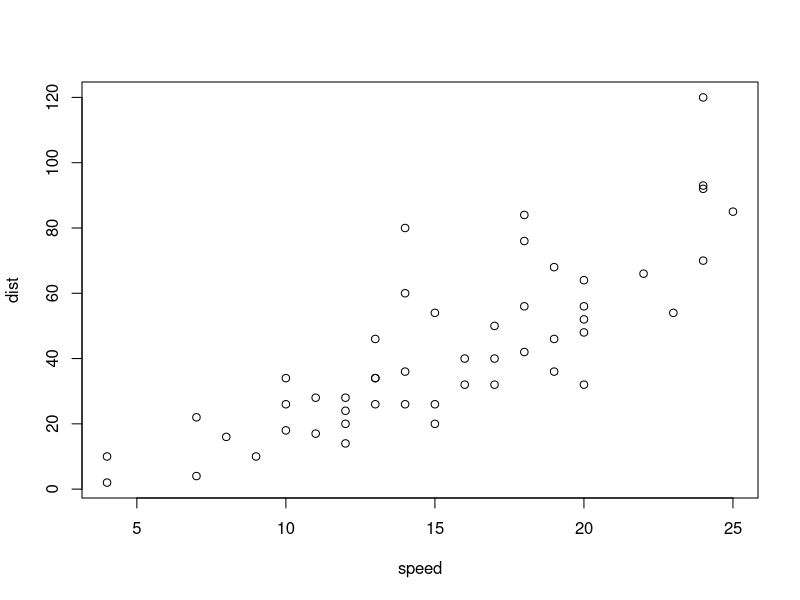
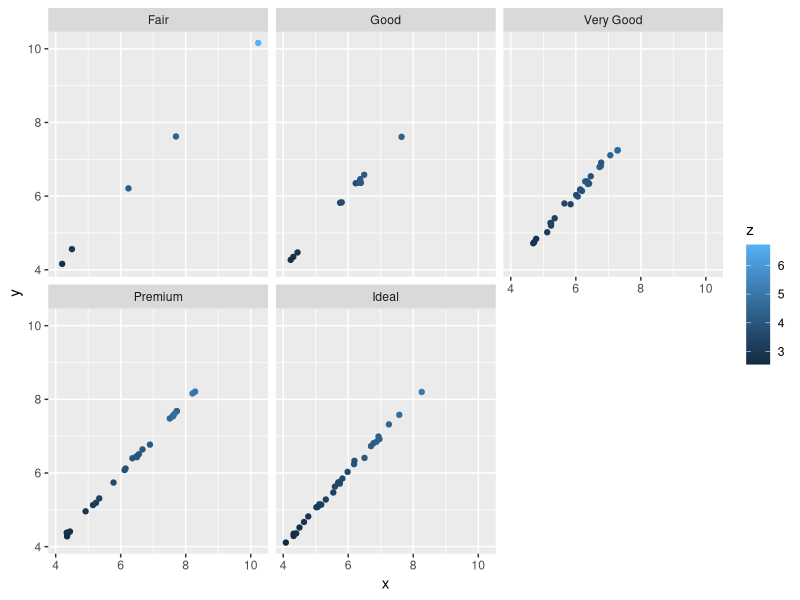

These charts were generated, in order, by the following R code:
## ---- chunk 1
plot(cars)
## ---- chunk 2
library(ggplot2)

# Reproducible subset of diamonds with 100 rows of 10 variables:
set.seed(1410)
dsmall <- diamonds[sample(nrow(diamonds), 100), ]

# Plot1. A scatterplot of y vs. x, colored by z values and faceted by cut 
plot1 <- ggplot(dsmall, aes (x= x, y= y, colour= z)) + 
  geom_point() +
  facet_wrap(~cut)
print(plot1)
## ---- chunk 3
# Number of rows in diamonds 
nrow(diamonds)
#[1] 53940
